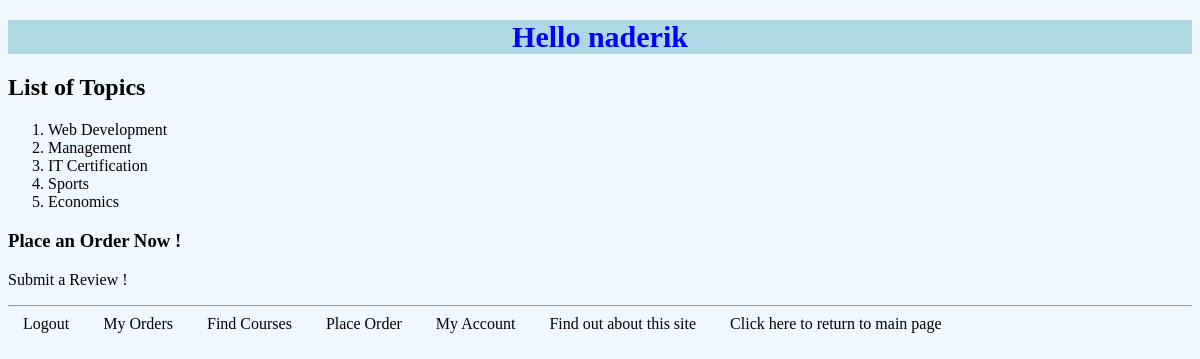
Screenshot of /myapp/ (signed in) with the database file from the repository.
### myapp/models.py (models this page shows, shortened)
class Topic(models.Model):
    name = models.CharField(max_length=200)
    length = models.IntegerField(default=12)

### myapp/views.py (the view)
# urls.py: path(r'', views.index, name='index'),
def index(request):
    if request.session.get('last_login'):
        top_list = Topic.objects.all().order_by('id')[:10]
        student_name = request.user.get_username()
        return render(request, 'myapp/index.html', {'top_list': top_list, 'student_name': student_name})
    else:
        message = 'Your last login was more than one hour ago.'
        return render(request, 'myapp/index.html', {'message': message})

### templates/myapp/index.html (shortened to what this page needs)
{% extends 'myapp/base.html' %}
{% block myhdg %}
    Hello {{student_name}}
{% endblock %}
{% block body_block %}
        {% if top_list %}
        <h2>List of Topics</h2>
        <ol>
            {% for top  in top_list %}
              <a href="{% url 'myapp:detail' top.pk %}"> <li> {{ top.name}} </li></a>
            {% endfor %}
        </ol>
            <div>
                <h3><a href = "{% url 'myapp:place_order' %}">Place an Order Now !</a></h3>
                <p><a href = "{% url 'myapp:submit_review' %}">Submit a Review !</a></p>
             </div>
    {% else %}
        <strong>There are no available topics!</strong>
    {% endif %}
{% endblock %}

### myapp/static/myapp/style.css (style rules this page uses)
body { background-color:aliceblue; }
a, a:visited { text-decoration: none; color: black; }

### rows the page displays
Topic: name "Web Development"
Topic: name "Management"
Topic: name "IT Certification"
Topic: name "Sports"
Topic: name "Economics"

### other values shown
{{ student_name }} "naderik"
